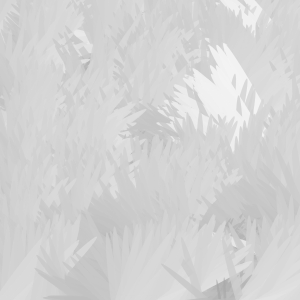
Frame 1 (no input)
Frame 60 (the mouse pressed at the canvas centre just before this capture): identical to frame 1, image omitted
Frame 120 (the mouse held since frame 60 and released just before this capture): identical to frame 1, image omitted

The Processing sketch that drew this single still picture (run headless with seeded random() and noise(); from frame 60 on, the mouse is pressed at the canvas centre):

// Processing sketch: sketch_161224
// ── sketch_161224.pde
//２次元のノイズグリッド

float xstart, xnoise, ynoise;

void setup(){
 size(300,300);
 smooth();
 background(0);
 
 xstart = random(10);
 xnoise = xstart;
 ynoise = random(10);
 
 for(int y = 0; y <= height; y+=5){
   ynoise += 0.1;
   xnoise = xstart;
   for(int x = 0; x <= width; x+=5){
     xnoise += 0.1;
     drawPoint(x, y, noise(xnoise, ynoise));
   } 
 }  
}

void drawPoint(float x, float y, float noiseFactor){
 pushMatrix();
 translate(x,y);
 rotate(noiseFactor * radians(540));
   float edgeSize = noiseFactor * 35;
   float grey = 150 + (noiseFactor * 120);
   float alph = 150 + (noiseFactor * 120);
 noStroke();
 
     ellipseMode(RADIUS);  // Set ellipseMode to RADIUS
     fill(grey, alph);
     ellipse(0,0,edgeSize*4, edgeSize/4);

     ellipseMode(CENTER);  // Set ellipseMode to CENTER
     fill(grey, alph/2);
     ellipse(0,0,edgeSize/2, edgeSize/2);
     
   popMatrix();
}

void draw(){
  
}  
